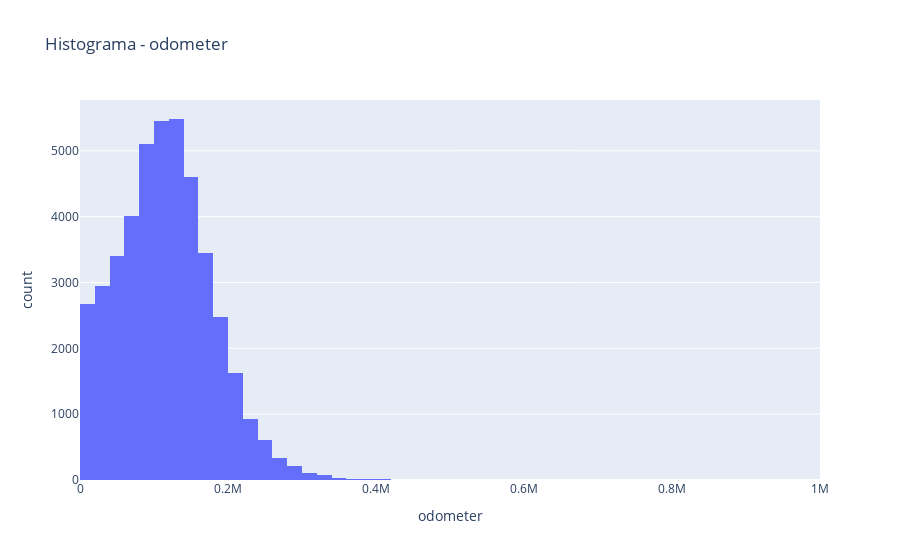

Notebook code cell kept with this figure:
### Code cell
px.histogram(df, x='odometer', nbins=50, title='Histograma - odometer')

### Figure 1 — Plotly figure (JSON) as saved in the notebook; plotly's stock layout.template omitted (floating-point values rounded to 4 significant figures; data arrays with more than 128 entries replaced by an {"elided": "..."} marker saying what was removed)
{"data": [{"bingroup": "x", "hovertemplate": "odometer=%{x}<br>count=%{y}<extra></extra>", "legendgroup": "", "marker": {"color": "#636efa", "pattern": {"shape": ""}}, "name": "", "nbinsx": 50, "orientation": "v", "showlegend": false, "type": "histogram", "x": {"elided": "51525 float values"}, "xaxis": "x", "yaxis": "y"}], "layout": {"barmode": "relative", "legend": {"tracegroupgap": 0}, "title": {"text": "Histograma - odometer"}, "xaxis": {"anchor": "y", "domain": [0, 1], "title": {"text": "odometer"}}, "yaxis": {"anchor": "x", "domain": [0, 1], "title": {"text": "count"}}}}
